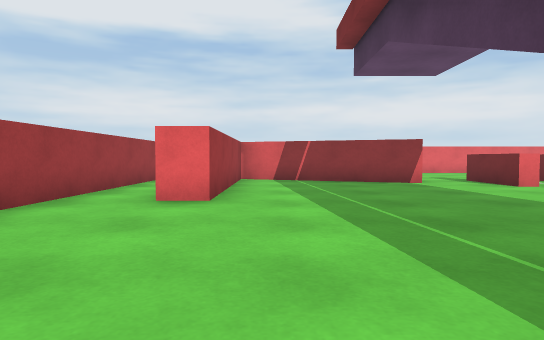
view 1 (above)

22 first-person views from a walk through a 3-D level made in the Unity game engine. The camera is 0.58 m above the floor, tilts 2° down and sees 75° across. The floor is counted in squares, 1 m on a side. Each view is taken from the middle of a square. On the plan, view 1 faces up. The plan holds only what a view shows up to about 10 squares ahead; the rest is blank. The place goes on beyond the plan. Surface patterns are stand-ins for the level's own textures.

view 2
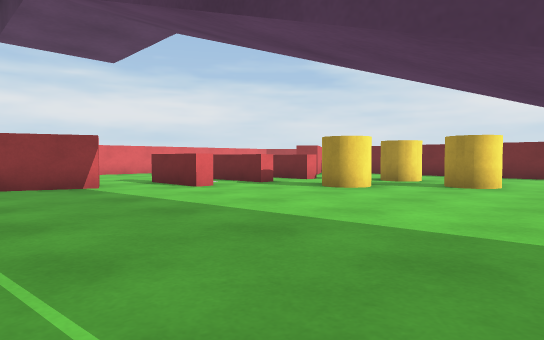

view 3
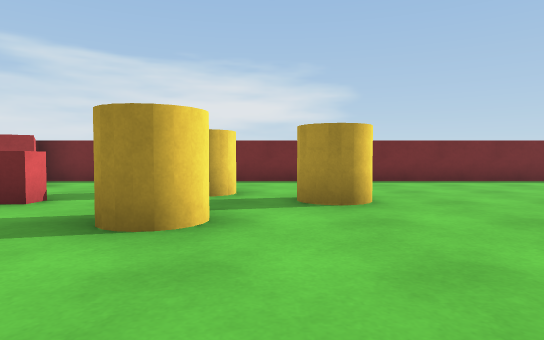

view 4
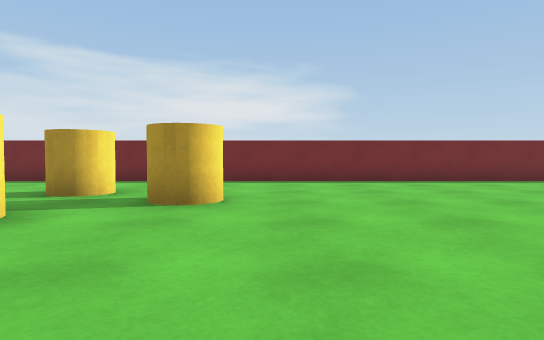

view 5
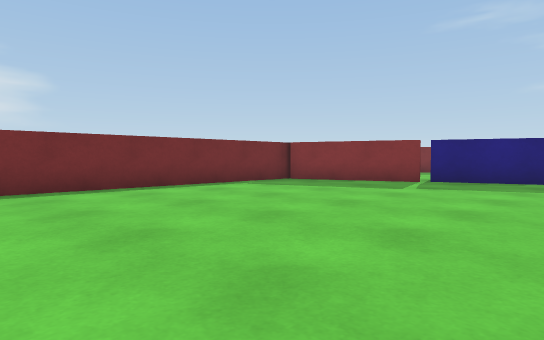

view 6
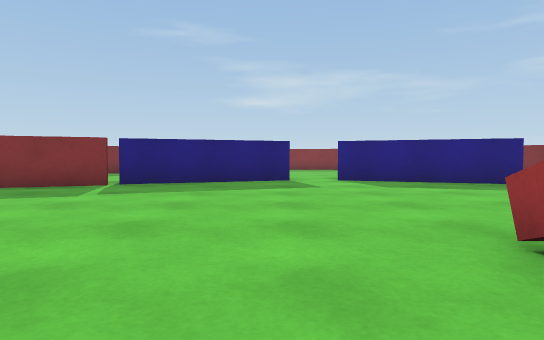

view 7
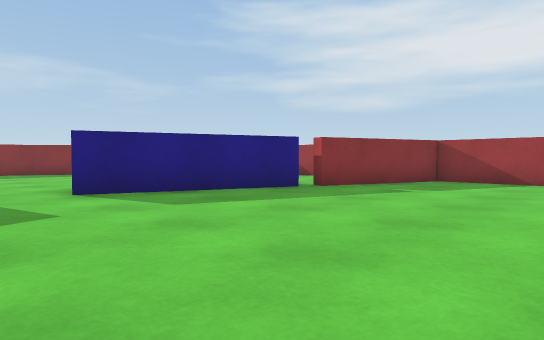

view 8
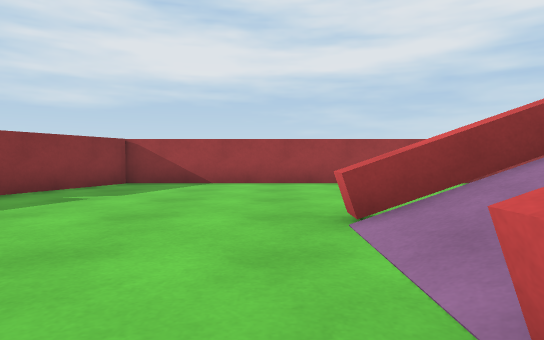

view 9
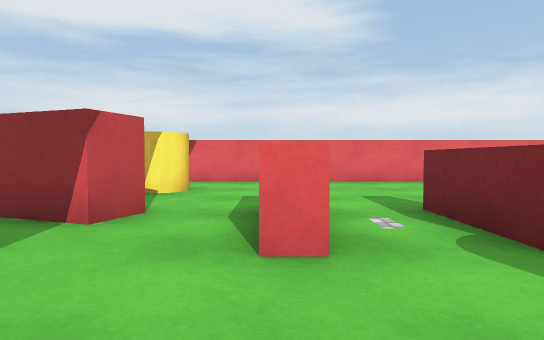

view 10
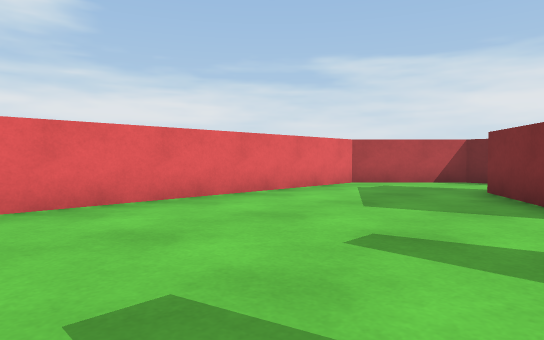

view 11
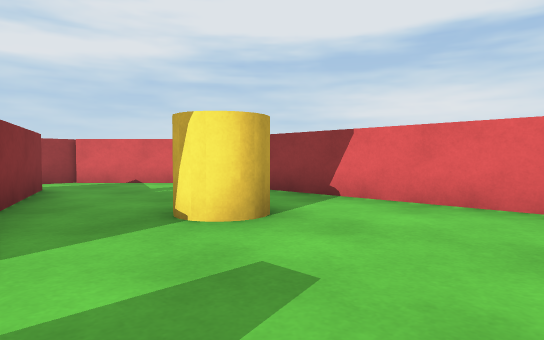

view 12
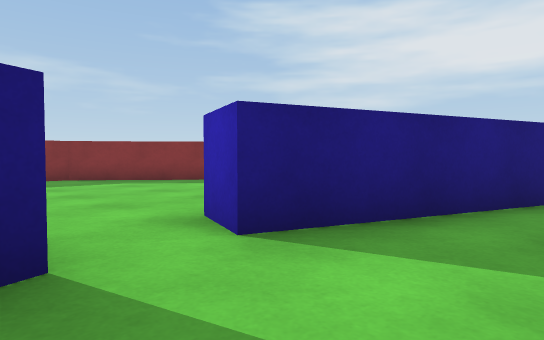

view 13
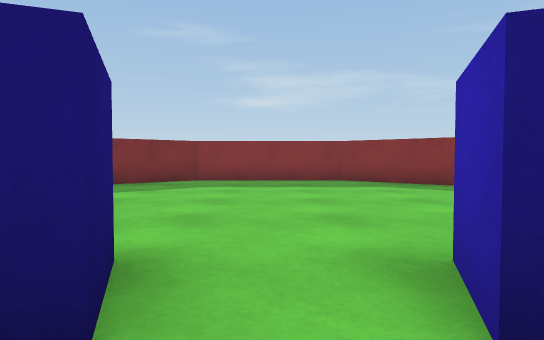

view 14
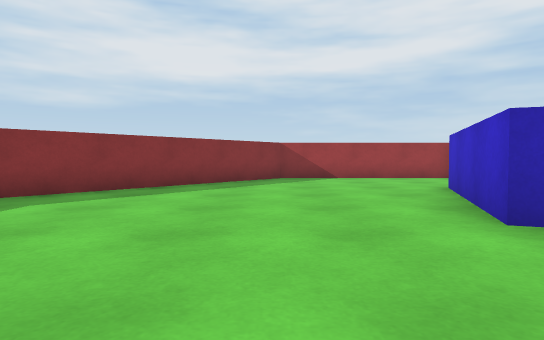

view 15
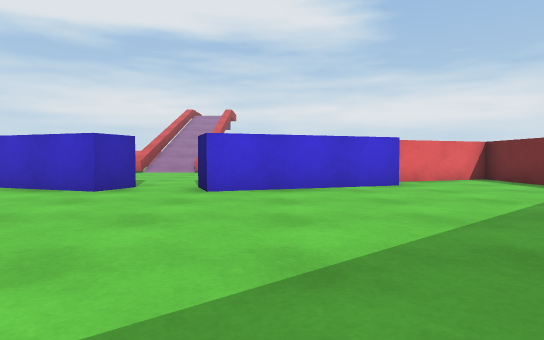

view 16
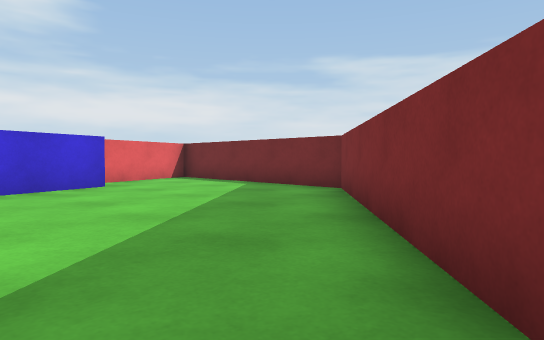

view 17
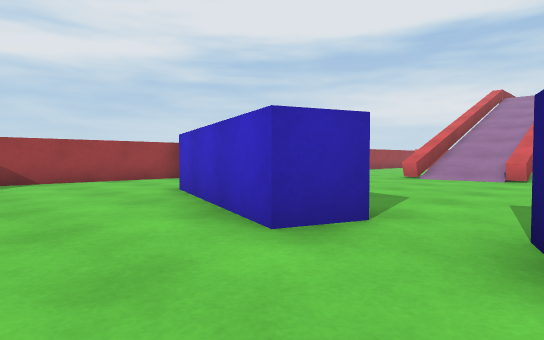

view 18
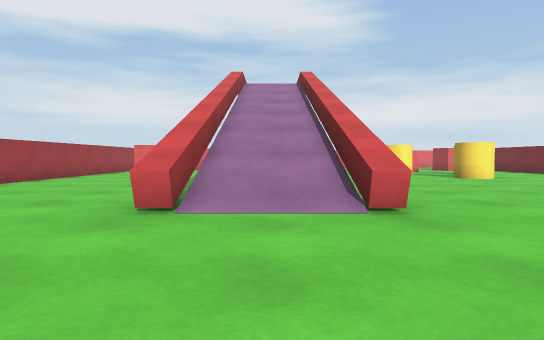

view 19
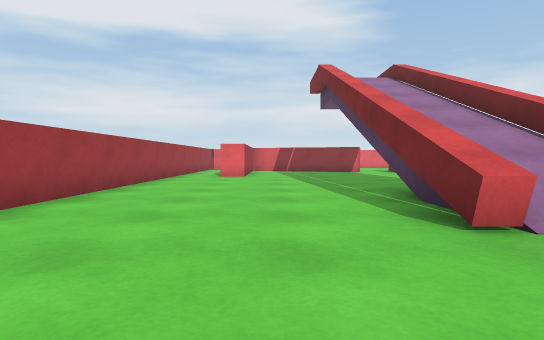

view 20
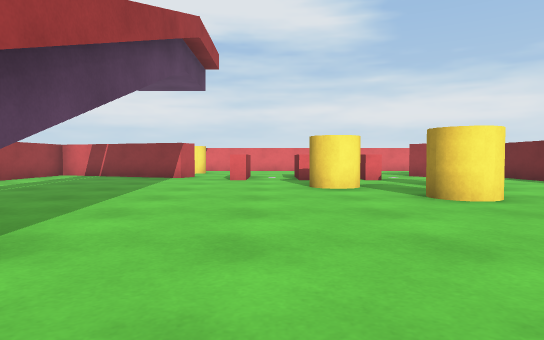

view 21
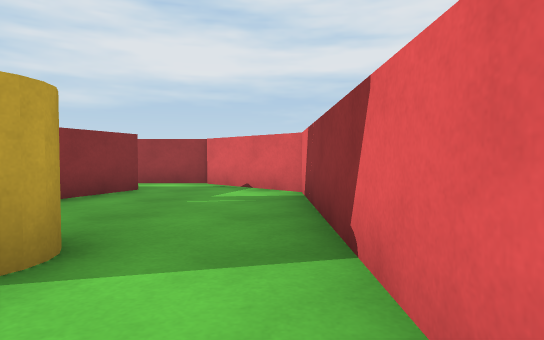

view 22
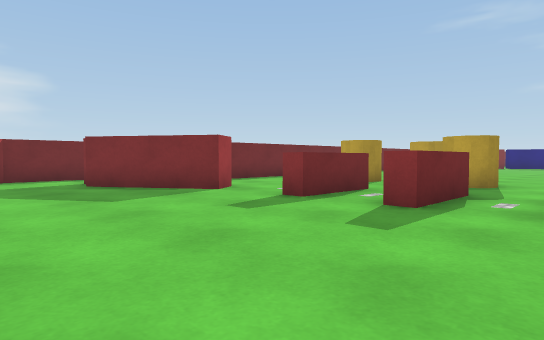

### Floor plan
Key: @ floor where view 1 was taken; # wall or solid block; . floor; / step, stairs or slope; = window, fence, low wall or low ledge; ^ raised ledge; C cylinder.
Columns run from 3 left of view 1 to 15 right of it. Each row starts with its distance up from view 1.
 14  #################
 13 ##...............##
 12 #.................#
 11 #.....C...........#
 10 #.###.........###.#
  9 # #.###.^.^...#.#
  8 # #.....^.^.^...#
  7 #.#.....^.^.....#
  6 #.#.............#
  5 #.#.......C.CC..#
  4 #...............#
  3 #...........C...#
  2 #...............#
  1 #....=/=........#
  0 #..@.=/=........#
 -1 #....=/=........#
 -2 #....^/^........#
 -3 #....^/^........#
 -4 #...............#
 -5 #...............#
 -6 #...............#
 -7 #...............#
 -8 ####........#####
 -9 #..###.....##...#
-10 #...####.####...#
-11 #...............#
-12 #...............#
-13 #...............#
-14 ##.............##
-15  ###..........##
-16    ##.......###
-17     ##.....##
-18      #######

Where each view was taken, in squares from view 1:
view 1: 0 up, 0 right, facing up
view 2: 1 up, 1 right, facing up-right
view 3: 4 up, 4 right, facing right
view 4: 2 up, 4 right, facing right
view 5: 0 up, 6 right, facing down-right
view 6: 1 down, 6 right, facing down
view 7: 4 down, 6 right, facing down-left
view 8: 4 down, 5 right, facing left
view 9: 5 up, 5 right, facing up
view 10: 9 up, 6 right, facing up-right
view 11: 9 up, 6 right, facing up-left
view 12: 8 down, 6 right, facing down-left
view 13: 9 down, 5 right, facing down
view 14: 13 down, 7 right, facing left
view 15: 17 down, 7 right, facing up
view 16: 17 down, 7 right, facing up-right
view 17: 13 down, 6 right, facing up-left
view 18: 7 down, 3 right, facing up
view 19: 6 down, 0 right, facing up
view 20: 2 down, 6 right, facing up
view 21: 13 up, 5 right, facing left
view 22: 13 up, 5 right, facing down-right
